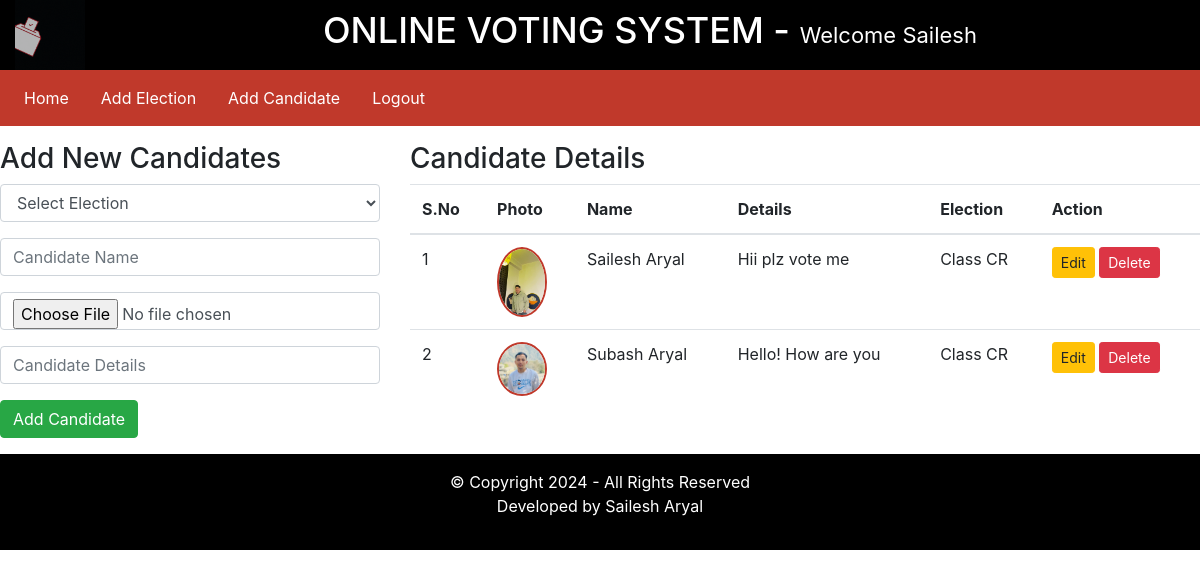
The app's page /admin/index.php?addCandidatePage=1 (signed in) with its own data.
### tables this page shows
CREATE TABLE `candidate_details` (
  `id` int(11) NOT NULL,
  `election_id` int(11) DEFAULT NULL,
  `candidate_name` varchar(255) DEFAULT NULL,
  `candidate_details` text DEFAULT NULL,
  `candidate_photo` text DEFAULT NULL,
  `inserted_by` varchar(255) DEFAULT NULL,
  `inserted_on` datetime DEFAULT NULL
);

CREATE TABLE `elections` (
  `id` int(11) NOT NULL,
  `election_topic` varchar(255) DEFAULT NULL,
  `no_of_candidates` int(11) DEFAULT NULL,
  `starting_date` date DEFAULT NULL,
  `ending_date` date DEFAULT NULL,
  `status` varchar(45) DEFAULT NULL,
  `inserted_by` varchar(255) DEFAULT NULL,
  `inserted_on` date DEFAULT NULL
);

### admin/include/add_candidates.php (the view, shortened to what this page needs)
<div class="row my-3">
    <div class="col-md-4">
        <h3><?php echo isset($_GET['edit_id']) ? 'Edit Candidate' : 'Add New Candidates'; ?></h3>
        <?php
        if(isset($_GET['edit_id'])){
            $edit_id = $_GET['edit_id'];
            $fetchingData = mysqli_query($db, "SELECT * FROM candidate_details WHERE id = '$edit_id'") or die(mysqli_error($db));
            $row = mysqli_fetch_assoc($fetchingData);
            $candidate_name = $row['candidate_name'];
            $candidate_details = $row['candidate_details'];
            $candidate_photo = $row['candidate_photo'];
            $election_id = $row['election_id'];
        } else {
            $candidate_name = $candidate_details = $candidate_photo = $election_id = '';
        }
        ?>
        <form method="POST" enctype="multipart/form-data">
            <div class="form-group">
                <select class="form-control" name="election_id" required>
                    <option value="">Select Election</option>
                </select>
            </div>
            <div class="form-group">
                <input type="text" name="candidate_name" placeholder="Candidate Name" class="form-control" value="<?php echo $candidate_name; ?>" required />
            </div>
            <div class="form-group">
                <input type="file" name="candidate_photo" class="form-control" <?php echo isset($_GET['edit_id']) ? '' : 'required'; ?> />
            </div>
            <div class="form-group">
                <input type="text" name="candidate_details" placeholder="Candidate Details" class="form-control" value="<?php echo $candidate_details; ?>" required />
            </div>
            <input type="submit" value="<?php echo isset($_GET['edit_id']) ? 'Update Candidate' : 'Add Candidate'; ?>" name="<?php echo isset($_GET['edit_id']) ? 'updateCandidateBtn' : 'addCandidateBtn'; ?>" class="btn btn-success" />
        </form>
    </div>
    <div class="col-md-8">
        <h3>Candidate Details</h3>
        <div class="table-responsive">
            <table class="table">
                <thead>
                    <tr>
                        <th scope="col">S.No</th>
                        <th scope="col">Photo</th>
                        <th scope="col">Name</th>
                        <th scope="col">Details</th>
                        <th scope="col">Election</th>
                        <th scope="col">Action</th>
                    </tr>
                </thead>
                <tbody>
                    <?php
                    $fetchingData = mysqli_query($db, "SELECT * FROM candidate_details") or die(mysqli_error($db));
                    $isAnyCandidateAdded = mysqli_num_rows($fetchingData);
                    if($isAnyCandidateAdded > 0){
                        $sno = 1;
                        while($row = mysqli_fetch_assoc($fetchingData)){
                            $c_id = $row['id'];
                            $election_id = $row['election_id'];
                            $fetchingElectionName = mysqli_query($db, "SELECT * FROM elections WHERE id = '". $election_id ."'") or die(mysqli_error($db));
                            $execFetchingElectionNameQuery = mysqli_fetch_assoc($fetchingElectionName);
                            $election_name = $execFetchingElectionNameQuery['election_topic'];
                            $candidate_photo = $row['candidate_photo'];
                    ?>
                            <tr>
                                <td><?php echo $sno++; ?></td>
                                <td><img src="<?php echo $candidate_photo; ?>" class="candidate_photo" style="width: 50px; height: auto;" /></td>
                                <td><?php echo $row['candidate_name']; ?></td>
                                <td><?php echo $row['candidate_details']; ?></td>
                                <td><?php echo $election_name; ?></td>
                                <td>
                                    <a href="index.php?addCandidatePage=1&edit_id=<?php echo $c_id; ?>" class="btn btn-sm btn-warning">Edit</a>
                                    <button class="btn btn-sm btn-danger" onclick="DeleteData(<?php echo $c_id;?>)">Delete</button>
                                </td>
                            </tr>
                    <?php
                        }
                    } else {
                    ?>
                        <tr>
                            <td colspan="6">No candidate has been added yet.</td>
                        </tr>
                    <?php
                    }
                    ?>
                </tbody>
            </table>
        </div>
    </div>
</div>

### assets/css/style.css (style rules this page uses)
.candidate_photo { width: 80px; height: 80px; border: 2px solid #c0392b; border-radius: 100%; }

### records on screen
candidate_details: candidate_photo (picture), candidate_name "Sailesh Aryal", candidate_details "Hii plz vote me", election.election_topic "Class CR"
candidate_details: candidate_photo (picture), candidate_name "Subash Aryal", candidate_details "Hello! How are you", election.election_topic "Class CR"

### other values on screen
$_SESSION['username'] "Sailesh"
